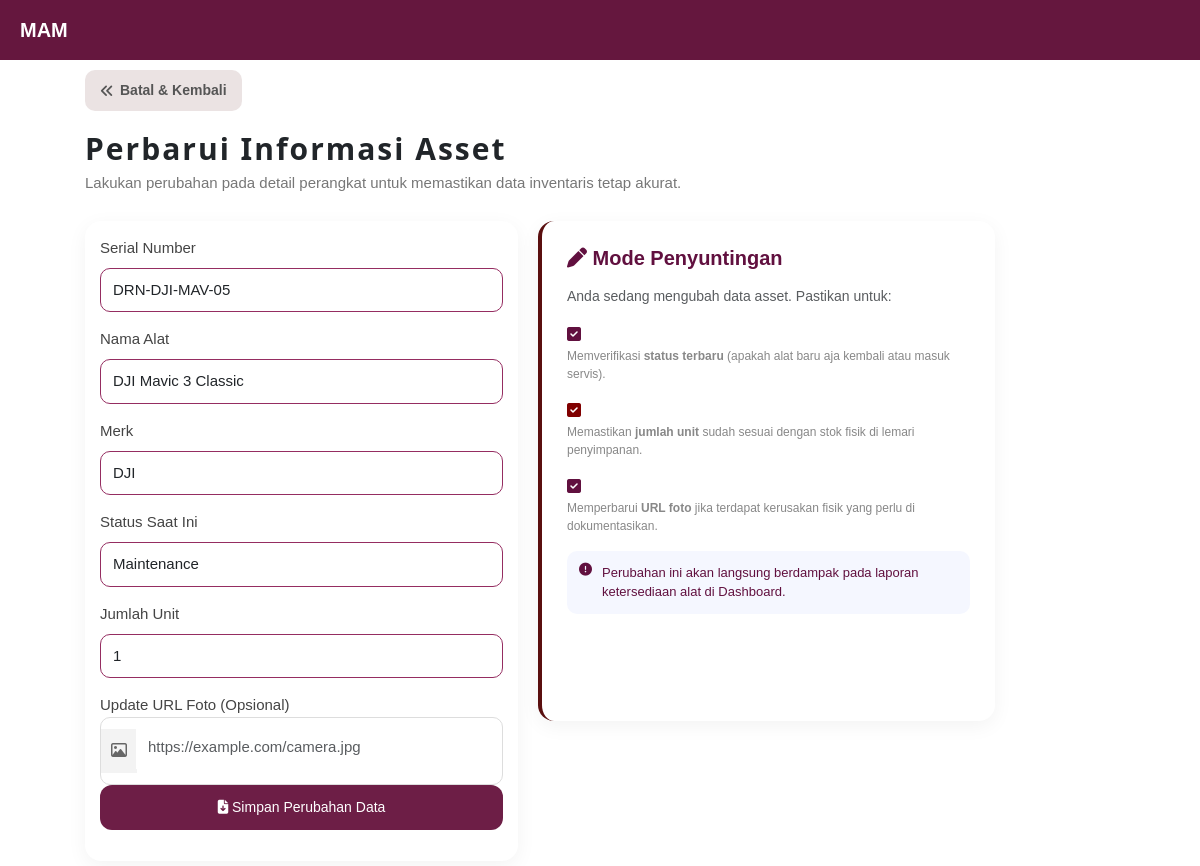
The page /edit.php?id=3 on the database its author committed.
### tables this page shows
CREATE TABLE `assets` (
  `id_asset` int(11) NOT NULL,
  `serial_number` varchar(50) NOT NULL,
  `nama_alat` varchar(100) NOT NULL,
  `merk` varchar(50) NOT NULL,
  `status` varchar(50) NOT NULL,
  `jumlah` int(11) NOT NULL,
  `url_gambar` text NOT NULL,
  `created_at` datetime NOT NULL DEFAULT current_timestamp()
);

### edit.php (the view, shortened to what this page needs)
<?php
require "config/koneksi.php";
$id = $_GET['id'];
$query = mysqli_query($koneksi, "SELECT * FROM assets WHERE id_asset = '$id'");
$data = mysqli_fetch_assoc($query);
?>
<!DOCTYPE html>
<html lang="en">
<head>
    <link href="https://cdn.jsdelivr.net/npm/bootstrap@5.3.8/dist/css/bootstrap.min.css" rel="stylesheet">
    <link rel="stylesheet" href="https://cdnjs.cloudflare.com/ajax/libs/font-awesome/6.5.0/css/all.min.css">
    <link rel="stylesheet" href="css/home.css">
</head>
<body>
    <nav class="navbar bg-body-tertiary">
        <a class="navbar-brand" href="home.php">MAM</a>
    </nav>
    <div class="hero">
        <div class="opsi">
            <a href="home.php">
                <i class="fa-solid fa-angles-left"></i>
                Batal & Kembali
            </a>
        </div>
        <div class="tittle">
            <div class="introo">
                <h1>Perbarui Informasi Asset</h1>
                <p>Lakukan perubahan pada detail perangkat untuk memastikan data inventaris tetap akurat.</p>
            </div>
        </div>
        <div class="box">
            <form action="" method="POST" class="formleft">
                <div class="mb-3">
                    <label for="seri" class="form-label">Serial Number</label>
                    <input type="text" class="form-control" id="seri" name="seri" aria-describedby="emailHelp" value="<?= $data['serial_number']; ?>">
                    <label for="nAlat" class="form-label">Nama Alat</label>
                    <input type="text" class="form-control" id="nAlat" name="nAlat" aria-describedby="emailHelp" value="<?= $data['nama_alat']; ?>">
                    <label for="merk" class="form-label">Merk</label>
                    <input type="text" class="form-control" id="merk" name="merk" aria-describedby="emailHelp" value="<?= $data['merk']; ?>">
                    <label for="status" class="form-label">Status Saat Ini</label>
                    <select name="status" class="form-control">
                        <option value="Maintenance" <?= $data['status'] == 'Maintenance' ? 'selected' : ''; ?>>Maintenance</option>
                    </select>
                    <label for="jml" class="form-label">Jumlah Unit</label>
                    <input type="number" class="form-control" id="jml" name="jml" aria-describedby="emailHelp" value="<?= $data['jumlah']; ?>">
                    <label for="foto" class="form-label">Update URL Foto (Opsional)</label>
                    <div class="input-group">
                        <span class="input-icon">
                            <i class="fa-regular fa-image"></i>
                        </span>
                        <input type="text" class="form-control" id="foto" name="foto" placeholder="https://example.com/camera.jpg" required>
                    </div>
                    <button type="submit" class="update" name="update">
                        <i class="fa-solid fa-file-arrow-down"></i>
                        Simpan Perubahan Data
                    </button>
                </div>
            </form>
            <div class="info-section-right" style="border-left: 4px solid #5a0f0f;">
                <h5 class="fw-bold mb-3"><i class="fa-solid fa-pen"></i> Mode Penyuntingan</h5>
                <p class="text-muted small">Anda sedang mengubah data asset. Pastikan untuk:</p>
                <div class="asset-guide mb-3">
                    <div class="mb-2">
                        <i class="fa-solid fa-square-check"></i>
                        <p>Memverifikasi
                            <span style="font-weight: bold;">status terbaru</span>
                            (apakah alat baru aja kembali atau masuk servis).
                        </p>
                    </div>
                    <div class="mb-2">
                        <i class="fa-solid fa-square-check" style="color:maroon;"></i>
                        <p>Memastikan
                            <span style="font-weight: bold;">jumlah unit</span>
                            sudah sesuai dengan stok fisik di lemari penyimpanan.
                        </p>
                    </div>
                    <div class="mb-2">
                        <i class="fa-solid fa-square-check"></i>
                        <p>Memperbarui
                            <span style="font-weight: bold;">URL foto</span>
                            jika terdapat kerusakan fisik yang perlu di dokumentasikan.
                        </p>
                    </div>
                </div>
                <div class="info-alert">
                    <i class="fa-solid fa-circle-exclamation"></i>
                    <span>Perubahan ini akan langsung berdampak pada laporan ketersediaan alat di Dashboard.</span>
                </div>
            </div>
        </div>
    </div>
</body>
</html>

### css/home.css (style rules this page uses)
.navbar { background-color: rgb(101, 23, 62) !important; padding: 10px 20px; font-family: 'Gill Sans', 'Gill Sans MT', Calibri, 'Trebuchet MS', sans-serif; display: flex; justify-content: space-between; align-items: center; }
.navbar-brand { color: white; font-weight: bold; margin: 0; }
.tittle { display: flex; justify-content: space-between; align-items: center; }
.opsi { margin-right: 50px; }
.opsi a { background-color: rgb(242, 145, 194); color: white; text-decoration: none; padding: 10px 15px; border-radius: 10px; font-weight: bold; }
.hero { max-width: 90%; padding: 5px; font-family:'Gill Sans', 'Gill Sans MT', Calibri, 'Trebuchet MS', sans-serif; }
.opsi a { text-decoration: none; background-color:rgb(235, 227, 227); color: #555; font-size: 14px; display: inline-flex; align-items: center; gap: 6px; margin: 5px 80px; }
.tittle .introo { margin: 10px 80px; }
.tittle .introo h1 { font-size: 30px; font-weight: bold; font-family:'Segoe UI', Tahoma, Geneva, Verdana, sans-serif; margin: 5px auto; letter-spacing: 2px; }
.tittle .introo p { color: #777; font-size: 15px; }
.box { display: flex; gap: 20px; flex-wrap: wrap; margin: auto 80px; }
.formleft { flex: 1; background: #fff; padding: 15px; border-radius: 16px; box-shadow: 0 5px 20px rgba(0,0,0,0.05); max-height: 700px ; }
.form-control { width: 100%; padding: 10px 12px; margin: 8px 0 15px; border-radius: 10px; border: 1px solid rgb(149, 45, 97); font-size: 15px; transition: 0.2s; }
.form-label { font-size: 15px; margin: auto; font-weight: 500; color: #444; }
.input-group { display: flex; align-items: center; border: 1px solid #ddd; border-radius: 10px; overflow: hidden; }
.input-icon { background: #f3f3f3; padding: 10px; color: #666; }
.input-group input { border: none; outline: none; padding:auto ; }
.info-section-right { flex: 1; background: #fff; padding: 25px; border-radius: 16px; box-shadow: 0 5px 20px rgba(0,0,0,0.05); color: #61103f; max-height: 500px; }
.info-alert { display: flex; gap: 10px; background: #f5f7ff; padding: 12px; border-radius: 10px; font-size: 13px; margin-top: 15px; }
p { font-size: 12px; color: #888; }
.update { width: 100%; padding: 12px; background: rgb(109, 30, 70); border: none; border-radius: 12px; color: white; font-size: 14px; cursor: pointer; transition: 0.3s; }

### rows shown on the page
assets: seri "DRN-DJI-MAV-05", nAlat "DJI Mavic 3 Classic", merk "DJI", status "Maintenance", jml "1"
